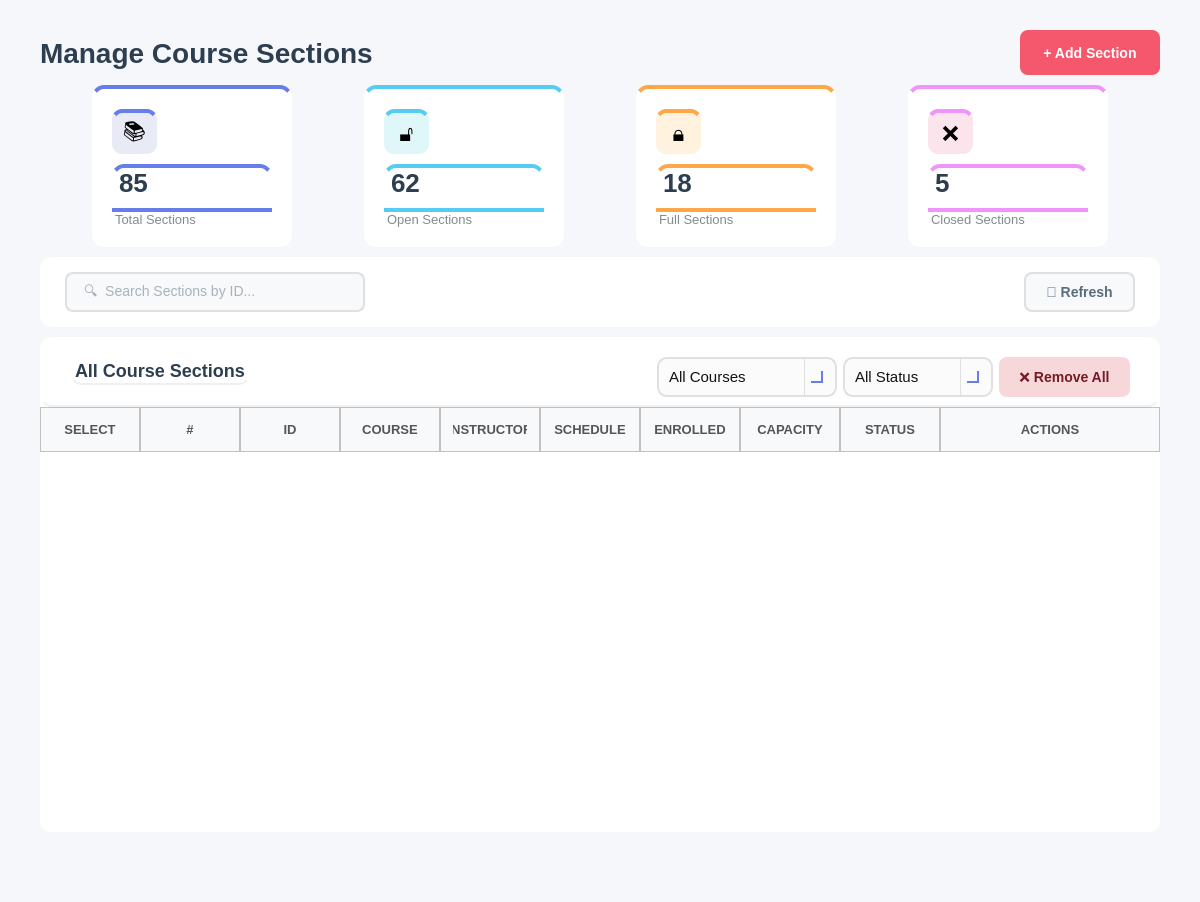
<?xml version="1.0" encoding="UTF-8"?>
<ui version="4.0">
 <class>ManageSections</class>
 <widget class="QWidget" name="ManageSections">
  <property name="geometry">
   <rect>
    <x>0</x>
    <y>0</y>
    <width>1200</width>
    <height>902</height>
   </rect>
  </property>
  <property name="windowTitle">
   <string>Manage Sections</string>
  </property>
  <property name="styleSheet">
   <string notr="true">background-color: #f5f7fa;</string>
  </property>
  <layout class="QVBoxLayout" name="mainLayout">
   <property name="spacing">
    <number>10</number>
   </property>
   <property name="leftMargin">
    <number>40</number>
   </property>
   <property name="topMargin">
    <number>30</number>
   </property>
   <property name="rightMargin">
    <number>40</number>
   </property>
   <property name="bottomMargin">
    <number>30</number>
   </property>
   <item>
    <layout class="QHBoxLayout" name="headerLayout">
     <item>
      <widget class="QLabel" name="labelTitle">
       <property name="styleSheet">
        <string notr="true">font-size: 28px; font-weight: bold; color: #2c3e50; background: transparent;</string>
       </property>
       <property name="text">
        <string>Manage Course Sections</string>
       </property>
      </widget>
     </item>
     <item>
      <spacer name="headerSpacer">
       <property name="orientation">
        <enum>Qt::Orientation::Horizontal</enum>
       </property>
       <property name="sizeHint" stdset="0">
        <size>
         <width>40</width>
         <height>20</height>
        </size>
       </property>
      </spacer>
     </item>
     <item>
      <widget class="QPushButton" name="buttonAddSection">
       <property name="minimumSize">
        <size>
         <width>140</width>
         <height>45</height>
        </size>
       </property>
       <property name="cursor">
        <cursorShape>PointingHandCursor</cursorShape>
       </property>
       <property name="styleSheet">
        <string notr="true">QPushButton {
    background-color: #f5576c;
    color: #ffffff;
    border: none;
    border-radius: 8px;
    font-size: 14px;
    font-weight: bold;
    padding: 10px 20px;
    transition: background-color 150ms;
}
QPushButton:hover {
    background-color: #e5475c;
}
QPushButton:pressed {
    background-color: #d43f52;
}
QPushButton:disabled {
    background-color: #cccccc;  /* gray background for disabled */
    color: #666666;             /* darker gray text */
}</string>
       </property>
       <property name="text">
        <string>+ Add Section</string>
       </property>
      </widget>
     </item>
    </layout>
   </item>
   <item>
    <layout class="QHBoxLayout" name="statsLayout">
     <property name="spacing">
      <number>20</number>
     </property>
     <item>
      <widget class="QFrame" name="totalSectionsFrame">
       <property name="minimumSize">
        <size>
         <width>0</width>
         <height>140</height>
        </size>
       </property>
       <property name="maximumSize">
        <size>
         <width>200</width>
         <height>16777215</height>
        </size>
       </property>
       <property name="styleSheet">
        <string notr="true">background-color: white; border-radius: 12px; border-top: 4px solid #667eea;</string>
       </property>
       <property name="frameShape">
        <enum>QFrame::Shape::StyledPanel</enum>
       </property>
       <layout class="QVBoxLayout" name="totalSectionsLayout">
        <property name="spacing">
         <number>10</number>
        </property>
        <property name="leftMargin">
         <number>20</number>
        </property>
        <property name="topMargin">
         <number>20</number>
        </property>
        <property name="rightMargin">
         <number>20</number>
        </property>
        <property name="bottomMargin">
         <number>20</number>
        </property>
        <item>
         <widget class="QLabel" name="totalSectionsIcon">
          <property name="minimumSize">
           <size>
            <width>45</width>
            <height>45</height>
           </size>
          </property>
          <property name="maximumSize">
           <size>
            <width>45</width>
            <height>45</height>
           </size>
          </property>
          <property name="styleSheet">
           <string notr="true">background-color: #e8eaf6; border-radius: 10px; font-size: 22px;</string>
          </property>
          <property name="text">
           <string>📚</string>
          </property>
          <property name="alignment">
           <set>Qt::AlignmentFlag::AlignCenter</set>
          </property>
         </widget>
        </item>
        <item>
         <widget class="QLabel" name="labelTotalSectionsCount">
          <property name="styleSheet">
           <string notr="true">font-size: 26px; font-weight: bold; color: #2c3e50; background: transparent;</string>
          </property>
          <property name="text">
           <string>85</string>
          </property>
         </widget>
        </item>
        <item>
         <widget class="QLabel" name="labelTotalSections">
          <property name="styleSheet">
           <string notr="true">font-size: 13px; color: #7f8c8d; background: transparent;</string>
          </property>
          <property name="text">
           <string>Total Sections</string>
          </property>
         </widget>
        </item>
       </layout>
      </widget>
     </item>
     <item>
      <widget class="QFrame" name="openSectionsFrame">
       <property name="minimumSize">
        <size>
         <width>0</width>
         <height>140</height>
        </size>
       </property>
       <property name="maximumSize">
        <size>
         <width>200</width>
         <height>16777215</height>
        </size>
       </property>
       <property name="styleSheet">
        <string notr="true">background-color: white; border-radius: 12px; border-top: 4px solid #56ccf2;</string>
       </property>
       <property name="frameShape">
        <enum>QFrame::Shape::StyledPanel</enum>
       </property>
       <layout class="QVBoxLayout" name="openSectionsLayout">
        <property name="spacing">
         <number>10</number>
        </property>
        <property name="leftMargin">
         <number>20</number>
        </property>
        <property name="topMargin">
         <number>20</number>
        </property>
        <property name="rightMargin">
         <number>20</number>
        </property>
        <property name="bottomMargin">
         <number>20</number>
        </property>
        <item>
         <widget class="QLabel" name="openSectionsIcon">
          <property name="minimumSize">
           <size>
            <width>45</width>
            <height>45</height>
           </size>
          </property>
          <property name="maximumSize">
           <size>
            <width>45</width>
            <height>45</height>
           </size>
          </property>
          <property name="styleSheet">
           <string notr="true">background-color: #e0f7fa; border-radius: 10px; font-size: 22px;</string>
          </property>
          <property name="text">
           <string>🔓</string>
          </property>
          <property name="alignment">
           <set>Qt::AlignmentFlag::AlignCenter</set>
          </property>
         </widget>
        </item>
        <item>
         <widget class="QLabel" name="labelOpenSectionsCount">
          <property name="styleSheet">
           <string notr="true">font-size: 26px; font-weight: bold; color: #2c3e50; background: transparent;</string>
          </property>
          <property name="text">
           <string>62</string>
          </property>
         </widget>
        </item>
        <item>
         <widget class="QLabel" name="labelOpenSections">
          <property name="styleSheet">
           <string notr="true">font-size: 13px; color: #7f8c8d; background: transparent;</string>
          </property>
          <property name="text">
           <string>Open Sections</string>
          </property>
         </widget>
        </item>
       </layout>
      </widget>
     </item>
     <item>
      <widget class="QFrame" name="fullSectionsFrame">
       <property name="minimumSize">
        <size>
         <width>0</width>
         <height>140</height>
        </size>
       </property>
       <property name="maximumSize">
        <size>
         <width>200</width>
         <height>16777215</height>
        </size>
       </property>
       <property name="styleSheet">
        <string notr="true">background-color: white; border-radius: 12px; border-top: 4px solid #ffa647;</string>
       </property>
       <property name="frameShape">
        <enum>QFrame::Shape::StyledPanel</enum>
       </property>
       <layout class="QVBoxLayout" name="fullSectionsLayout">
        <property name="spacing">
         <number>10</number>
        </property>
        <property name="leftMargin">
         <number>20</number>
        </property>
        <property name="topMargin">
         <number>20</number>
        </property>
        <property name="rightMargin">
         <number>20</number>
        </property>
        <property name="bottomMargin">
         <number>20</number>
        </property>
        <item>
         <widget class="QLabel" name="fullSectionsIcon">
          <property name="minimumSize">
           <size>
            <width>45</width>
            <height>45</height>
           </size>
          </property>
          <property name="maximumSize">
           <size>
            <width>45</width>
            <height>45</height>
           </size>
          </property>
          <property name="styleSheet">
           <string notr="true">background-color: #fff3e0; border-radius: 10px; font-size: 22px;</string>
          </property>
          <property name="text">
           <string>🔒</string>
          </property>
          <property name="alignment">
           <set>Qt::AlignmentFlag::AlignCenter</set>
          </property>
         </widget>
        </item>
        <item>
         <widget class="QLabel" name="labelFullSectionsCount">
          <property name="styleSheet">
           <string notr="true">font-size: 26px; font-weight: bold; color: #2c3e50; background: transparent;</string>
          </property>
          <property name="text">
           <string>18</string>
          </property>
         </widget>
        </item>
        <item>
         <widget class="QLabel" name="labelFullSections">
          <property name="styleSheet">
           <string notr="true">font-size: 13px; color: #7f8c8d; background: transparent;</string>
          </property>
          <property name="text">
           <string>Full Sections</string>
          </property>
         </widget>
        </item>
       </layout>
      </widget>
     </item>
     <item>
      <widget class="QFrame" name="closedSectionsFrame">
       <property name="minimumSize">
        <size>
         <width>0</width>
         <height>140</height>
        </size>
       </property>
       <property name="maximumSize">
        <size>
         <width>200</width>
         <height>16777215</height>
        </size>
       </property>
       <property name="styleSheet">
        <string notr="true">background-color: white; border-radius: 12px; border-top: 4px solid #f093fb;</string>
       </property>
       <property name="frameShape">
        <enum>QFrame::Shape::StyledPanel</enum>
       </property>
       <layout class="QVBoxLayout" name="closedSectionsLayout">
        <property name="spacing">
         <number>10</number>
        </property>
        <property name="leftMargin">
         <number>20</number>
        </property>
        <property name="topMargin">
         <number>20</number>
        </property>
        <property name="rightMargin">
         <number>20</number>
        </property>
        <property name="bottomMargin">
         <number>20</number>
        </property>
        <item>
         <widget class="QLabel" name="closedSectionsIcon">
          <property name="minimumSize">
           <size>
            <width>45</width>
            <height>45</height>
           </size>
          </property>
          <property name="maximumSize">
           <size>
            <width>45</width>
            <height>45</height>
           </size>
          </property>
          <property name="styleSheet">
           <string notr="true">background-color: #fce4ec; border-radius: 10px; font-size: 22px;</string>
          </property>
          <property name="text">
           <string>❌</string>
          </property>
          <property name="alignment">
           <set>Qt::AlignmentFlag::AlignCenter</set>
          </property>
         </widget>
        </item>
        <item>
         <widget class="QLabel" name="labelClosedSectionsCount">
          <property name="styleSheet">
           <string notr="true">font-size: 26px; font-weight: bold; color: #2c3e50; background: transparent;</string>
          </property>
          <property name="text">
           <string>5</string>
          </property>
         </widget>
        </item>
        <item>
         <widget class="QLabel" name="labelClosedSections">
          <property name="styleSheet">
           <string notr="true">font-size: 13px; color: #7f8c8d; background: transparent;</string>
          </property>
          <property name="text">
           <string>Closed Sections</string>
          </property>
         </widget>
        </item>
       </layout>
      </widget>
     </item>
    </layout>
   </item>
   <item>
    <widget class="QFrame" name="filterFrame">
     <property name="minimumSize">
      <size>
       <width>0</width>
       <height>70</height>
      </size>
     </property>
     <property name="maximumSize">
      <size>
       <width>16777215</width>
       <height>70</height>
      </size>
     </property>
     <property name="styleSheet">
      <string notr="true">background-color: white; border-radius: 12px;</string>
     </property>
     <property name="frameShape">
      <enum>QFrame::Shape::StyledPanel</enum>
     </property>
     <layout class="QHBoxLayout" name="filterLayout">
      <property name="leftMargin">
       <number>25</number>
      </property>
      <property name="topMargin">
       <number>15</number>
      </property>
      <property name="rightMargin">
       <number>25</number>
      </property>
      <property name="bottomMargin">
       <number>15</number>
      </property>
      <item>
       <widget class="QLineEdit" name="lineEditSearch">
        <property name="minimumSize">
         <size>
          <width>300</width>
          <height>40</height>
         </size>
        </property>
        <property name="maximumSize">
         <size>
          <width>200</width>
          <height>16777215</height>
         </size>
        </property>
        <property name="styleSheet">
         <string notr="true">QLineEdit {
    padding: 10px 15px;
    border: 2px solid #e0e0e0;
    border-radius: 8px;
    font-size: 14px;
    background-color: #f8f9fa;   /* light neutral background */
    color: #5a6c7d;             /* text color similar to buttons */
}

QLineEdit:focus {
    border-color: #f5576c;       /* accent border on focus */
    background-color: #ffffff;   /* slightly lighter when active */
}

QLineEdit:disabled {
    background-color: #ededed;   /* washed-out grey */
    color: #a1a8b3;             /* faded text */
}
</string>
        </property>
        <property name="placeholderText">
         <string>🔍  Search Sections by ID...</string>
        </property>
       </widget>
      </item>
      <item>
       <spacer name="filterSpacer">
        <property name="orientation">
         <enum>Qt::Orientation::Horizontal</enum>
        </property>
        <property name="sizeHint" stdset="0">
         <size>
          <width>40</width>
          <height>20</height>
         </size>
        </property>
       </spacer>
      </item>
      <item>
       <widget class="QPushButton" name="buttonRefresh">
        <property name="minimumSize">
         <size>
          <width>100</width>
          <height>40</height>
         </size>
        </property>
        <property name="cursor">
         <cursorShape>PointingHandCursor</cursorShape>
        </property>
        <property name="styleSheet">
         <string notr="true">QPushButton {
    background-color: #f8f9fa;
    color: #5a6c7d;
    border: 2px solid #e0e0e0;
    border-radius: 8px;
    font-size: 14px;
    font-weight: bold;
    padding: 10px 20px;
}

QPushButton:hover {
    border-color: #f5576c;
    color: #f5576c;
}

QPushButton:pressed {
    background-color: #e0e0e0; /* darker grey for pressed feedback */
    border-color: #f5576c;
    color: #f5576c;
}</string>
        </property>
        <property name="text">
         <string>🔄 Refresh</string>
        </property>
       </widget>
      </item>
     </layout>
    </widget>
   </item>
   <item>
    <widget class="QFrame" name="sectionsTableFrame">
     <property name="styleSheet">
      <string notr="true">background-color: white; border-radius: 12px;</string>
     </property>
     <property name="frameShape">
      <enum>QFrame::Shape::StyledPanel</enum>
     </property>
     <layout class="QVBoxLayout" name="sectionsTableMainLayout">
      <property name="spacing">
       <number>0</number>
      </property>
      <property name="leftMargin">
       <number>0</number>
      </property>
      <property name="topMargin">
       <number>0</number>
      </property>
      <property name="rightMargin">
       <number>0</number>
      </property>
      <property name="bottomMargin">
       <number>0</number>
      </property>
      <item>
       <widget class="QFrame" name="tableHeader">
        <property name="minimumSize">
         <size>
          <width>0</width>
          <height>70</height>
         </size>
        </property>
        <property name="maximumSize">
         <size>
          <width>16777215</width>
          <height>70</height>
         </size>
        </property>
        <property name="styleSheet">
         <string notr="true">background: transparent; border-bottom: 2px solid #f0f0f0;</string>
        </property>
        <property name="frameShape">
         <enum>QFrame::Shape::StyledPanel</enum>
        </property>
        <layout class="QHBoxLayout" name="tableHeaderLayout">
         <property name="leftMargin">
          <number>30</number>
         </property>
         <property name="topMargin">
          <number>20</number>
         </property>
         <property name="rightMargin">
          <number>30</number>
         </property>
         <property name="bottomMargin">
          <number>20</number>
         </property>
         <item>
          <widget class="QLabel" name="labelTableTitle">
           <property name="styleSheet">
            <string notr="true">font-size: 18px; font-weight: bold; color: #2c3e50; background: transparent;</string>
           </property>
           <property name="text">
            <string>All Course Sections</string>
           </property>
          </widget>
         </item>
         <item>
          <spacer name="tableTitleSpacer">
           <property name="orientation">
            <enum>Qt::Orientation::Horizontal</enum>
           </property>
           <property name="sizeHint" stdset="0">
            <size>
             <width>40</width>
             <height>20</height>
            </size>
           </property>
          </spacer>
         </item>
         <item>
          <widget class="QComboBox" name="comboBoxFilterCourses">
           <property name="minimumSize">
            <size>
             <width>180</width>
             <height>40</height>
            </size>
           </property>
           <property name="cursor">
            <cursorShape>PointingHandCursor</cursorShape>
           </property>
           <property name="styleSheet">
            <string notr="true">/* ----------------- QComboBox Base ----------------- */
QComboBox {
    border: 2px solid #E0E0E0;          /* main border */
    border-radius: 10px;
    padding: 8px 10px;                   /* Matches QLineEdit padding */
    background: rgba(250, 250, 250, 200);
    font-size: 11pt;
    color: #111111;
}

/* Focused state */
QComboBox:focus {
    border: 2px solid #667EEA; 
    background: rgba(250, 250, 250, 220);
}

/* ----------------- Drop-down Arrow ----------------- */
QComboBox::drop-down {
    subcontrol-origin: padding;
    subcontrol-position: top right;
    width: 30px; 
    border-left-width: 1px;
    border-left-color: #E0E0E0;
    border-left-style: solid;
    border-top-right-radius: 12px;       /* rounder corners */
    border-bottom-right-radius: 12px;    /* rounder corners */
    background: transparent;
}

/* Remove ugly black border on hover/focus */
QComboBox::drop-down:hover,
QComboBox::drop-down:focus {
    border-left-color: #667EEA;
    background: transparent;
    border: none;
}

/* Modern, visible arrow using simple chevron */
QComboBox::down-arrow {
    width: 10px;
    height: 10px;
    border: solid #667EEA;
    border-width: 0 2px 2px 0;
    margin-right: 6px;
}

/* ----------------- Dropdown Popup ----------------- */
/* Dropdown Popup */
QComboBox QAbstractItemView {
    background-color: #fdfdfd;          /* slightly off-white */
    border: 2px solid #E0E0E0;          /* subtle grey border */
    border-radius: 8px;                  /* may not be perfect on Windows */
    color: #111111;
    font-size: 11pt;
    padding: 5px;
    selection-background-color: #667EEA;
    selection-color: white;
    outline: none;
}

/* Items hover/selection */
QComboBox QAbstractItemView::item:hover {
    background-color: rgba(102, 126, 234, 0.1);
    color: #111111;
}

QComboBox QAbstractItemView::item:selected {
    background-color: #667EEA;
    color: white;
}

/* Error highlight for combo box */
QComboBox[error=&quot;true&quot;] {
    border: 2px solid #FF4A4A;
}</string>
           </property>
           <item>
            <property name="text">
             <string>All Courses</string>
            </property>
           </item>
           <item>
            <property name="text">
             <string>ECE 101</string>
            </property>
           </item>
           <item>
            <property name="text">
             <string>ECE 202</string>
            </property>
           </item>
           <item>
            <property name="text">
             <string>ECE 303</string>
            </property>
           </item>
           <item>
            <property name="text">
             <string>ECE 404</string>
            </property>
           </item>
          </widget>
         </item>
         <item>
          <widget class="QComboBox" name="comboBoxStatusFilter">
           <property name="minimumSize">
            <size>
             <width>150</width>
             <height>40</height>
            </size>
           </property>
           <property name="cursor">
            <cursorShape>PointingHandCursor</cursorShape>
           </property>
           <property name="styleSheet">
            <string notr="true">/* ----------------- QComboBox Base ----------------- */
QComboBox {
    border: 2px solid #E0E0E0;          /* main border */
    border-radius: 10px;
    padding: 8px 10px;                   /* Matches QLineEdit padding */
    background: rgba(250, 250, 250, 200);
    font-size: 11pt;
    color: #111111;
}

/* Focused state */
QComboBox:focus {
    border: 2px solid #667EEA; 
    background: rgba(250, 250, 250, 220);
}

/* ----------------- Drop-down Arrow ----------------- */
QComboBox::drop-down {
    subcontrol-origin: padding;
    subcontrol-position: top right;
    width: 30px; 
    border-left-width: 1px;
    border-left-color: #E0E0E0;
    border-left-style: solid;
    border-top-right-radius: 12px;       /* rounder corners */
    border-bottom-right-radius: 12px;    /* rounder corners */
    background: transparent;
}

/* Remove ugly black border on hover/focus */
QComboBox::drop-down:hover,
QComboBox::drop-down:focus {
    border-left-color: #667EEA;
    background: transparent;
    border: none;
}

/* Modern, visible arrow using simple chevron */
QComboBox::down-arrow {
    width: 10px;
    height: 10px;
    border: solid #667EEA;
    border-width: 0 2px 2px 0;
    margin-right: 6px;
}

/* ----------------- Dropdown Popup ----------------- */
/* Dropdown Popup */
QComboBox QAbstractItemView {
    background-color: #fdfdfd;          /* slightly off-white */
    border: 2px solid #E0E0E0;          /* subtle grey border */
    border-radius: 8px;                  /* may not be perfect on Windows */
    color: #111111;
    font-size: 11pt;
    padding: 5px;
    selection-background-color: #667EEA;
    selection-color: white;
    outline: none;
}

/* Items hover/selection */
QComboBox QAbstractItemView::item:hover {
    background-color: rgba(102, 126, 234, 0.1);
    color: #111111;
}

QComboBox QAbstractItemView::item:selected {
    background-color: #667EEA;
    color: white;
}

/* Error highlight for combo box */
QComboBox[error=&quot;true&quot;] {
    border: 2px solid #FF4A4A;
}</string>
           </property>
           <item>
            <property name="text">
             <string>All Status</string>
            </property>
           </item>
           <item>
            <property name="text">
             <string>Open</string>
            </property>
           </item>
           <item>
            <property name="text">
             <string>Full</string>
            </property>
           </item>
           <item>
            <property name="text">
             <string>Closed</string>
            </property>
           </item>
          </widget>
         </item>
         <item>
          <widget class="QPushButton" name="buttonRemoveSelected">
           <property name="enabled">
            <bool>true</bool>
           </property>
           <property name="minimumSize">
            <size>
             <width>120</width>
             <height>40</height>
            </size>
           </property>
           <property name="cursor">
            <cursorShape>PointingHandCursor</cursorShape>
           </property>
           <property name="styleSheet">
            <string notr="true">/* ---- Reject Button ---- */
QPushButton {
    background-color: #f8d7da;
    color: #721c24;
    border: none;
    border-radius: 8px;
    font-size: 14px;
    font-weight: bold;
    padding: 10px 20px;
}
QPushButton:hover {
    background-color: #c82333;
    color: white;
}
QPushButton:pressed {
    background-color: #a71d2a;  /* slightly darker for pressed feedback */
}
QPushButton:disabled {
    background-color: #d7bcbc; /* more washed-out red */
    color: #5e3b3e;
}</string>
           </property>
           <property name="text">
            <string>❌ Remove All</string>
           </property>
          </widget>
         </item>
        </layout>
       </widget>
      </item>
      <item>
       <widget class="QTableWidget" name="tableSections">
        <property name="minimumSize">
         <size>
          <width>0</width>
          <height>300</height>
         </size>
        </property>
        <property name="styleSheet">
         <string notr="true">QTableWidget {
    border: none;
    background-color: white;
    gridline-color: #e5e5e5;      /* slightly darker for visibility */
    color: #222222;               /* matches QLineEdit text color */
    font-size: 14px;
}

QTableWidget::item {
    padding: 14px;
    border: none;
    color: #222222;               /* consistent text color */
}

QTableWidget::item:selected {
    background-color: #fcebed;  /* soft pink selection */
    color: #222222;             /* keep text readable */
}

QHeaderView::section {
    background-color: #f8f9fa;
    padding: 12px;
	border: 1px solid #c1c1c1; 
    font-size: 13px;
    color: #555555;               /* similar to readOnly QLineEdit text */
    font-weight: bold;
}
QTableWidget::item:focus {
    outline: none;
    border: none;
}
/* Removes weird selection rectangle */
QTableWidget::item:focus {
    outline: none;
    border: none;
}
QTableWidget::indicator {
    width: 18px;
    height: 18px;
}

QTableWidget::indicator:unchecked {
    border: 1px solid #b8b8b8;      /* soft grey border */
    background-color: #f8f8f8;      /* very light grey */
    border-radius: 3px;             /* slightly rounded */
}

QTableWidget::indicator:checked {
    border: 1px solid #5a5a5a;      /* darker grey when selected */
    background-color: #6c6c6c;      /* washed-out grey instead of harsh green */
    image: url(&quot;&quot;);                 /* remove default checkmark */
    border-radius: 3px;
}

QTableWidget::indicator:checked:hover,
QTableWidget::indicator:unchecked:hover {
    border-color: #3a3a3a;
}

QTableWidget::indicator:checked::after {
    content: &quot;&quot;;
    image: url(&quot;&quot;); /* no default checkmark */
}

/* ===== SCROLLBARS (VERTICAL &amp; HORIZONTAL) ===== */

/* Track */
QScrollBar:vertical, QScrollBar:horizontal {
    background: rgba(255, 255, 255, 0.05);  /* subtle track */
    border-radius: 6px;
    margin: 0px;  /* remove extra space */
}

/* Handle / Thumb */
QScrollBar::handle:vertical, QScrollBar::handle:horizontal {
    background: rgba(120, 120, 120, 0.35);  /* glassy thumb */
    border-radius: 6px;
    border: 1px solid rgba(255, 255, 255, 0.2); /* subtle highlight */
    min-height: 30px; /* vertical */
    min-width: 30px;  /* horizontal */
}

QScrollBar::handle:vertical:hover,
QScrollBar::handle:horizontal:hover {
    background: rgba(120, 120, 120, 0.55);
}

/* Buttons (up/down or left/right) */
QScrollBar::add-line:vertical, QScrollBar::sub-line:vertical,
QScrollBar::add-line:horizontal, QScrollBar::sub-line:horizontal {
    width: 16px;  /* horizontal buttons width */
    height: 16px; /* vertical buttons height */
    background: rgba(180, 180, 180, 0.35);
    border-radius: 4px;
}

/* Arrow icons */
QScrollBar::up-arrow:vertical, QScrollBar::down-arrow:vertical,
QScrollBar::left-arrow:horizontal, QScrollBar::right-arrow:horizontal {
    width: 6px;
    height: 6px;
    background: transparent;
}

/* Remove blank areas */
QScrollBar::add-page:vertical, QScrollBar::sub-page:vertical,
QScrollBar::add-page:horizontal, QScrollBar::sub-page:horizontal {
    background: none;
}

/* Sizes */
QScrollBar:vertical { width: 12px; }
QScrollBar:horizontal { height: 12px; }
</string>
        </property>
        <property name="editTriggers">
         <set>QAbstractItemView::EditTrigger::NoEditTriggers</set>
        </property>
        <property name="alternatingRowColors">
         <bool>true</bool>
        </property>
        <property name="selectionMode">
         <enum>QAbstractItemView::SelectionMode::ContiguousSelection</enum>
        </property>
        <property name="verticalScrollMode">
         <enum>QAbstractItemView::ScrollMode::ScrollPerPixel</enum>
        </property>
        <property name="horizontalScrollMode">
         <enum>QAbstractItemView::ScrollMode::ScrollPerPixel</enum>
        </property>
        <property name="cornerButtonEnabled">
         <bool>true</bool>
        </property>
        <attribute name="horizontalHeaderStretchLastSection">
         <bool>true</bool>
        </attribute>
        <attribute name="verticalHeaderVisible">
         <bool>false</bool>
        </attribute>
        <attribute name="verticalHeaderCascadingSectionResizes">
         <bool>true</bool>
        </attribute>
        <column>
         <property name="text">
          <string>SELECT</string>
         </property>
        </column>
        <column>
         <property name="text">
          <string>#</string>
         </property>
        </column>
        <column>
         <property name="text">
          <string>ID</string>
         </property>
        </column>
        <column>
         <property name="text">
          <string>COURSE</string>
         </property>
        </column>
        <column>
         <property name="text">
          <string>INSTRUCTOR</string>
         </property>
        </column>
        <column>
         <property name="text">
          <string>SCHEDULE</string>
         </property>
        </column>
        <column>
         <property name="text">
          <string>ENROLLED</string>
         </property>
        </column>
        <column>
         <property name="text">
          <string>CAPACITY</string>
         </property>
        </column>
        <column>
         <property name="text">
          <string>STATUS</string>
         </property>
        </column>
        <column>
         <property name="text">
          <string>ACTIONS</string>
         </property>
        </column>
       </widget>
      </item>
     </layout>
    </widget>
   </item>
   <item>
    <spacer name="verticalSpacer">
     <property name="orientation">
      <enum>Qt::Orientation::Vertical</enum>
     </property>
     <property name="sizeType">
      <enum>QSizePolicy::Policy::Maximum</enum>
     </property>
     <property name="sizeHint" stdset="0">
      <size>
       <width>20</width>
       <height>40</height>
      </size>
     </property>
    </spacer>
   </item>
  </layout>
 </widget>
 <resources/>
 <connections/>
</ui>
